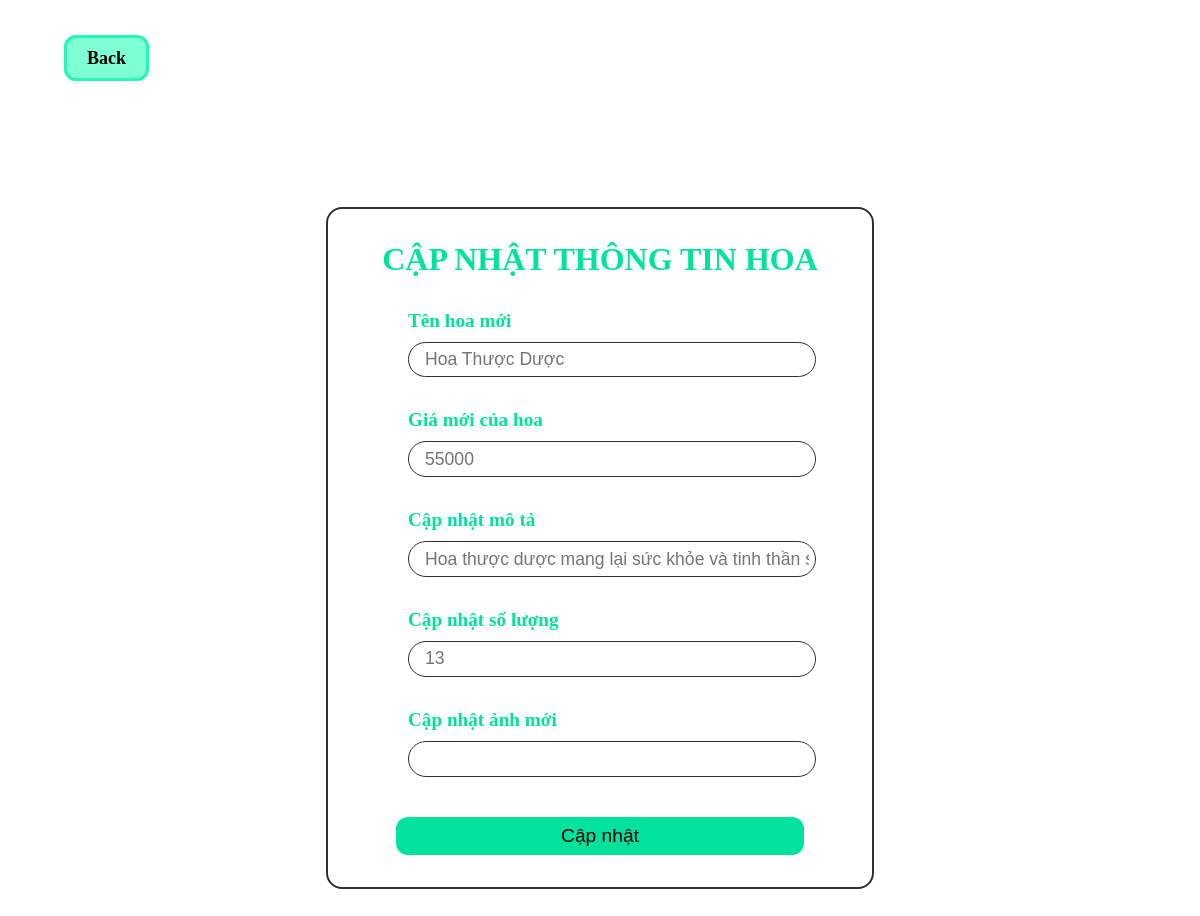
/update_flower.php?id=9 (signed in), run on the app's committed database.
### tables this page shows
CREATE TABLE `flower` (
  `ID` int(11) NOT NULL,
  `flower_name` varchar(50) NOT NULL,
  `price` int(11) NOT NULL,
  `description` varchar(255) NOT NULL,
  `quantity` int(11) NOT NULL,
  `image` varchar(100) NOT NULL
);

### server/flower_connection.php (called while the page is built, shortened)
<?php
function connection()
{
    $server = 'localhost';
    $user = 'root';
    $password = '';
    $databasename = 'flower_management';
    $conn = new mysqli($server, $user, $password, $databasename);
    return $conn;
}
function flowerInformation($id)
{
    $conn = connection();
    $sql = "SELECT * FROM `flower` WHERE `ID` = ?";
    $stm = $conn->prepare($sql);
    $stm->bind_param('s', $id);
    if (!$stm->execute()) {
        return array('code' => 2, 'error' => 'An error occurred. Please try again later');
    }
    $result = $stm->get_result();
    $data = $result->fetch_assoc();
    return array('code' => 0, 'data' => $data);
}
?>

### update_flower.php (the view, shortened to what this page needs)
<?php
    require_once ('server/flower_connection.php');
    if(isset($_GET['id']))
    {
       $id_flower = $_GET['id'];
       $flower = flowerInformation($id_flower)['data'];
    }
            ?>
<!DOCTYPE html>
<html lang="en">
    <head>
        <link rel="stylesheet" href="./css/style_signup.css">
    </head>
    <body>
        <div class="back_container">
            <a class="back" href="javascript:history.go(-1)">Back</a>
        </div>
        <form  method="POST" class="signup_form" action="">
            <div class="signup-heading">
                <h1 class="title" >Cập nhật thông tin hoa</h1>
            </div>
            <div class="input-title">
                <h4>Tên hoa mới</h4>
                <input name="flower_name" type="text" autocomplete="off" placeholder="<?= $flower['flower_name'] ?>">
            </div>
            <div class="input-title">
                <h4>Giá mới của hoa</h4>
                <input name="flower_price" type="text" autocomplete="off" placeholder="<?= $flower['price'] ?>">
            </div>
            <div class="input-title">
                <h4>Cập nhật mô tả</h4>
                <input name="flower_description" type="text" autocomplete="off" placeholder="<?= $flower['description'] ?>">
            </div>
            <div class="input-title">
                <h4>Cập nhật số lượng</h4>
                <input name="flower_quantity" type="text" autocomplete="off" placeholder="<?= $flower['quantity'] ?>">
            </div>
            <div class="input-title">
                <h4>Cập nhật ảnh mới</h4>
                <input name="flower_link" type="text" autocomplete="off" >
            </div>
            <button type="submit">Cập nhật</button>
        </form>
    </body>
</html>

### css/style_signup.css (style rules this page uses)
* { margin: 0; padding: 0; scroll-behavior: border-box; scroll-padding-top: 2rem; }
:root { --main-color: #01e29f; --hover-color: rgba(1, 1, 1, 0); --body-color: rgb(30,30,30); --container-color: #2d2e37; --text-color: #ffffff; }
a { text-decoration: none; }
.back_container { margin-top: 3rem; }
.back { width: fit-content; margin-left: 4rem; padding: 10px 20px; border-radius: 12px; border: 3px solid rgb(38, 247, 184); font-weight: bold; color: #000000; font-size: 18px; background: rgb(126, 255, 212); }
.signup-heading { margin-left: auto; margin-right: auto; color: var(--main-color); text-transform: uppercase; font-weight: 600; }
.signup_form { margin-top: 8.6rem !important; display: flex; flex-direction: column; width: 30rem; margin-left: auto; margin-right: auto; border: 2px solid var(--container-color); border-radius: 16px; padding: 2rem; margin-bottom: 4rem; }
.input-title { width: 80%; display: flex; flex-direction: column; margin-top: 2rem; margin-left: auto; margin-right: auto; }
.input-title h4 { color: var(--main-color); font-size: 1.2rem; }
form input { border: 1.5px solid var(--container-color); border-radius: 20px; padding: 0.4rem; padding-left: 1rem; font-size: 1.1rem; width: 100%; margin-top: 10px; margin-left: auto; margin-right: auto; }
button { padding: 0.5rem; width: 85%; margin-top: 2.5rem; background: var(--main-color); font-size: 1.2rem; border: transparent; border-radius: 12px; margin-left: auto; margin-right: auto; }

### data on the page
flower: flower_name "Hoa Thược Dược", flower_price "55000", flower_description "Hoa thược dược mang lại sức khỏe và tinh thần sảng khoái", flower_quantity "13"
